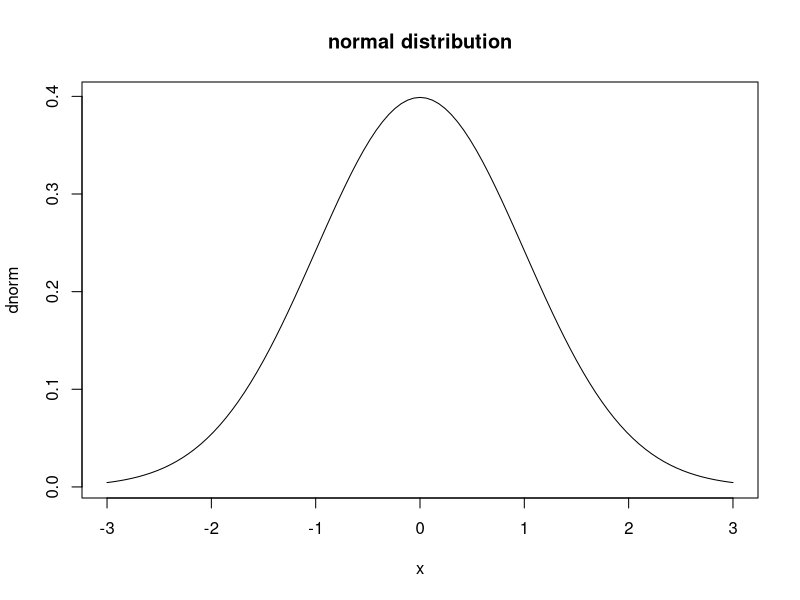

Write R code to recreate this figure.
x=c(2,4,5,7,8,6)
me=mean(x)
sd=sd(x)
me
sd
dnorm(x,mean=me,sd=sd)
plot(dnorm,-3,3,main="normal distribution")

print("-----------------------------------------")

x<-c(3,4,5,2,6,7)
y<-c(5,6,7,8,10,2)
var(x,y)

print("covariance using different methods")
cov(x,y,method="pearson")
cov(x,y,method='kendal')
cov(x,y,method="spearman")

print("correlation using different attributes")
cor(x,y,method="pearson")
cor(x,y,method="kendal")
cor(x,y,method="spearman")

